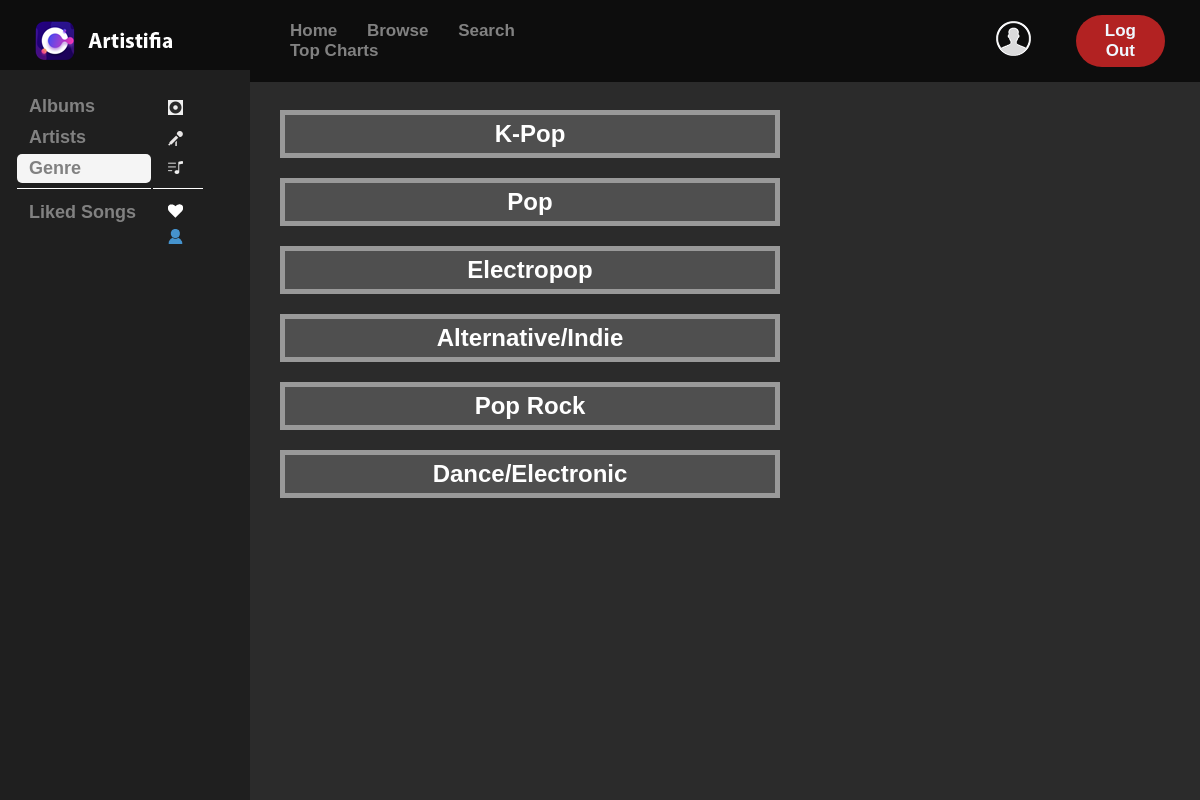
The page /Genre_list.php on the database its author committed.
### tables this page shows
CREATE TABLE `genre` (
  `id` int(11) NOT NULL,
  `name` varchar(255) NOT NULL
);

### Genre_list.php (the view, shortened to what this page needs)
<?php include('includes/header.php');
    ?>
    <div class="gridViewContainer" style="margin-left:30px;">
    <?php
        $genreQuery = mysqli_query($con, "SELECT Genre.id, Genre.name FROM Genre INNER JOIN Songs ON Songs.genre = Genre.id GROUP BY genre Order By sum(songs.id) desc");
        while($row = mysqli_fetch_array($genreQuery)){
        echo "
        <div class='gridViewItem' style=\"display: inline-block; width: 500px; margin-left: 10px; margin-right: 100px; margin-bottom: 20px;\">
        <span role='link' tabindex='0'  onclick='location.href=\"genre_song_view.php?genre_id=".$row['id']."\"'>
            <div class='gridViewInfo'
            style=\"border: 5px solid #999999; background-color: #4f4f4f; color: white; font-weight: 300; text-align: center; padding: 5px 0; text-overflow: ellipsis; overflow: hidden; white-space: nowrap;\">
            <h2 class = \"genreName\" style = \"background-color: #4f4f4f;\">".$row['name']."</h2> </div>
          </span>
        </div>
        ";
        }
    ?>

### assets/css/style.css (style rules this page uses)
* { box-sizing: border-box; margin: 0; padding: 0; font-family: "Montserrart" , sans-serif; background-color: #2b2b2b; }
[role="link"] { cursor: pointer; }

### rows shown on the page
genre: name "K-Pop"
genre: name "Pop"
genre: name "Electropop"
genre: name "Alternative/Indie"
genre: name "Pop Rock"
genre: name "Dance/Electronic"
